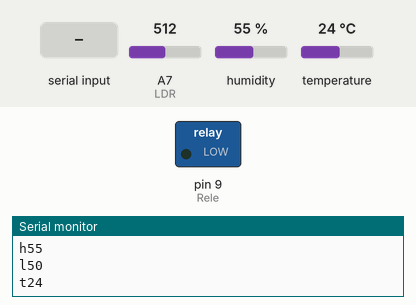
Recording of a sketch running on a simulated Arduino Nano, built with avr-gcc and run on an emulated ATmega328P. On the bench: switched loads named in the sketch (green lamp = pin HIGH), the last lines printed to the serial monitor. Inputs (shaded band) come from the test bench; at power-on: A7 (LDR) = 512, humidity 55 %, temperature 24 °C.

Above: at 2.3 s.
2.4 s: "RE\n" received over Serial
At 5.2 s:
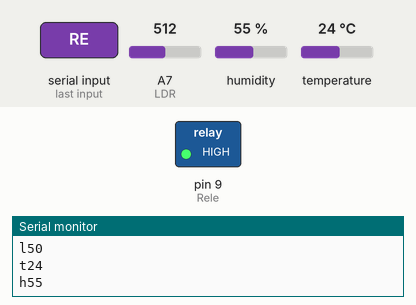
5.6 s: "RA\n" received over Serial
At 8.1 s:
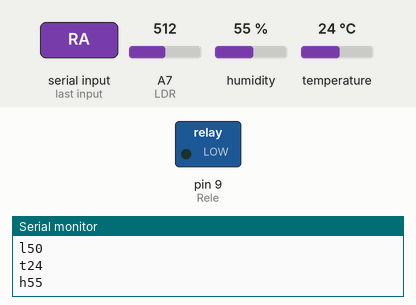
Timing chart, 0 to 9.6 s (numbered marks = the images above; inputs shaded):
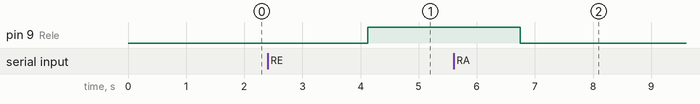

Measured:
- after the input at 2.4 s, pin 9 (Rele): LOW → HIGH after 1.7 s
- after the input at 5.6 s, pin 9 (Rele): HIGH → LOW after 1.1 s

The sketch:

Sketch_Sensores_Relee_PC.ino
```cpp
/*
 * Este sketch utiliza un sensor DHT11 (Pin D4) y un LDR (Pin A7) para leer la temperatura/humedad y cantidad
 * de luz y los envía a la PC (programa hecho en GAMBAS) también recibe comando de la pc
 * para activar/desactivar el relee (Pin D9).
 * También hay conectado un módulo Bluetooth HC-06, si no se quiere usar este móduloel sketch funciona igualmente conectado
 * con el cable USB a la PC.
 * Por favor visitar https://thenerdyapprentice.blogspot.com/ para más información y descar el programa para la PC.
 */

#include <DHT.h> //Librería DHT11


// Declaramos los pines
const byte dht = 4;
const byte Rele = 9;
const byte LDR = A7;

// Declaramos variables que vamos a necesitar
byte vLDR;
byte vHumedad;
byte vTemperatura;

DHT sDHT(dht, DHT11);  // Creamos el objeto sDHT

void setup() {

// Declaramos los pines como salida
pinMode(Rele, OUTPUT);
pinMode(LDR, INPUT);

Serial.begin(9600); //Inicializamos puerto Serie

digitalWrite(Rele, LOW); // Inicializmos el Rele en low
sDHT.begin(); // Iniciamos el sensor DHT

Serial.println("- Hola desde el Arduino!"); // Enviamos el saludo a la PC

}

void loop() {
// Guardmos en la variable los datos mapeados del LDR para enviar a la PC
vLDR = map(analogRead(LDR), 0, 1023, 0,100);

  if (vLDR<10) { // Esto es necesario porque el programa de la PC se vuelve inestable si el valor es < 10
    vLDR = 10;
  }

vHumedad = sDHT.readHumidity();
vTemperatura = sDHT.readTemperature();

Serial.print("l");Serial.print(vLDR);Serial.print("\n"); // Enviamos valor del LDR
delay(500);
Serial.print("t");Serial.print(vTemperatura);Serial.print("\n"); // Enviamos valor de temperatura
delay(500);
Serial.print("h");Serial.print(vHumedad);Serial.print("\n"); // Enviamos valor de humedad
delay(500);

// Si recibimos datos por el puerto Serie
if (Serial.available()){
  String Comando = Serial.readStringUntil("\n"); // Leemos lo que llega por el puerto serie hasta \n
  delay(100);
  Comando.trim(); // Los comandos llegan con espacios en blanco, los recortamos
     if (Comando=="RE") {
      digitalWrite(Rele, HIGH);
      Serial.println("Arduino: Rele encendido"); //Enviamos mensaje de estado a la PC
      } else
        if (Comando=="RA") {
        digitalWrite(Rele, LOW);
        Serial.println("Arduino: Rele apagado"); //Enviamos mensaje de estado a la PC
        }
  }

}
```
